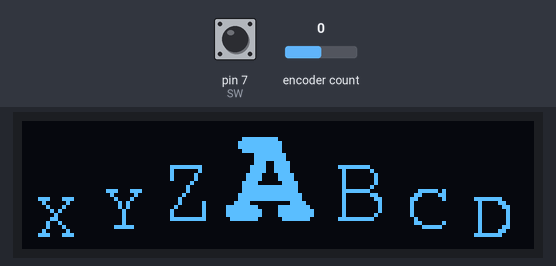
Recording of a sketch running on a simulated Arduino Leonardo, built with avr-gcc and run on an emulated ATmega32U4. On the bench: 128×32 one-colour display. Inputs (shaded band) come from the test bench; at power-on: encoder count 0, pin 7 (SW) HIGH.

Above: at 1.3 s.
1.4 s: encoder count set to 4
At 2.5 s:
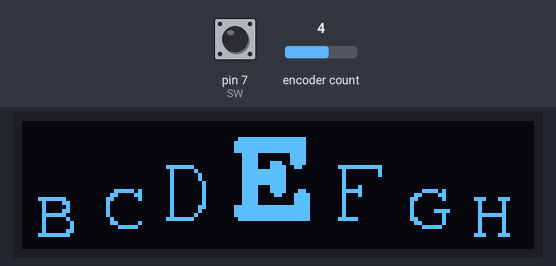
2.9 s: pin 7 (SW) pulled LOW for 1 s
At 4.7 s:
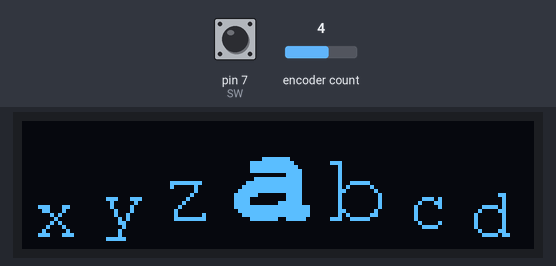
5.7 s: encoder count set to 8
At 6.9 s:
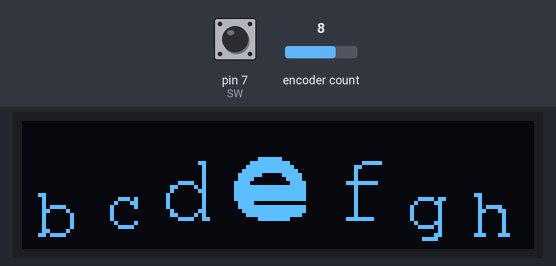
7.2 s: pin 7 (SW) pulled LOW for 3.2 s
At 11.9 s:
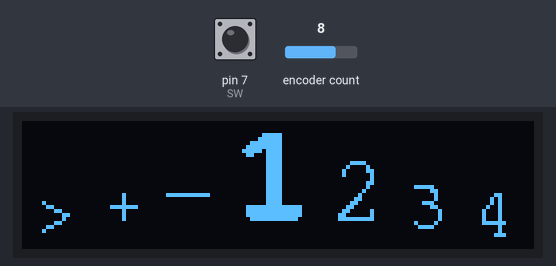
12.2 s: encoder count set to 12
At 13.0 s:
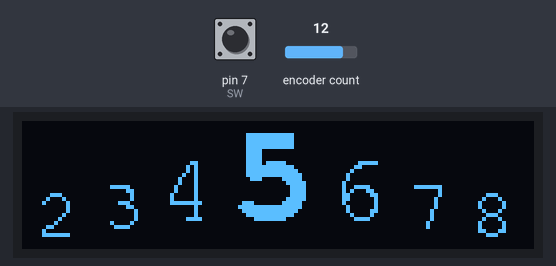
13.7 s: pin 7 (SW) pulled LOW for 1 s
At 16.5 s:
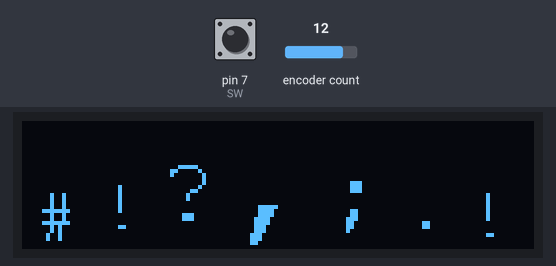
Timing chart, 0 to 17.5 s (numbered marks = the images above; inputs shaded):
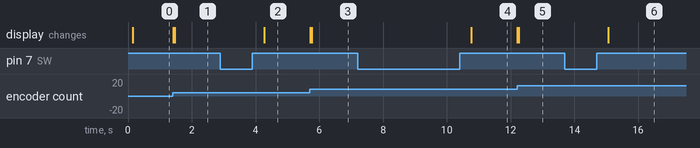

Measured:
- after the input at 1.4 s, the display: first changes at once (image 1 shows a later state)
- after the input at 2.9 s, the display: changes after 1.4 s (image 2)
- after the input at 5.7 s, the display: first changes at once (image 3 shows a later state)
- after the input at 7.2 s, the display: changes after 3.6 s (image 4)
- after the input at 12.2 s, the display: first changes at once (image 5 shows a later state)
- after the input at 13.7 s, the display: changes after 1.4 s (image 6)

The sketch:

rotaryKeyboard.ino
```cpp
#include <Adafruit_SSD1306.h>
#include <Adafruit_GFX.h>
#include <SPI.h>
#include <Wire.h>
#include<Button2.h>
#include <MD_REncoder.h>
#include <Fonts/FreeMono9pt7b.h>
#include <Fonts/FreeMono12pt7b.h>
#include <Fonts/FreeMonoBold18pt7b.h>
#include <Keyboard.h>

MD_REncoder R = MD_REncoder(4, 5);
#define SW 7

#define SCREEN_WIDTH 128
#define SCREEN_HEIGHT 32
#define OLED_RESET     5

Adafruit_SSD1306 display(SCREEN_WIDTH, SCREEN_HEIGHT, &Wire, OLED_RESET);
Button2 b = Button2(SW);
const int characterProType = 26;
int counter;
char ABCitems[4][characterProType] = {
  { 'A', 'B', 'C', 'D', 'E', 'F', 'G', 'H', 'I', 'J', 'K', 'L', 'M', 'N', 'O', 'P', 'Q', 'R', 'S', 'T', 'U', 'V', 'W', 'X', 'Y', 'Z' },
  { 'a', 'b', 'c', 'd', 'e', 'f', 'g', 'h', 'i', 'j', 'k', 'l', 'm', 'n', 'o', 'p', 'q', 'r', 's', 't', 'u', 'v', 'w', 'x', 'y', 'z' },
  { '1', '2', '3', '4', '5', '6', '7', '8', '9', '0', '+', '-', '*', '/', '%', '=', '(', ')', '{', '}', '[', ']', '<', '>', '+', '-' },
  { ',', ';', '.', '!', '?', '@', '&', '#', ',', ';', '.', '!', '?', '@', '&', '#', ',', ';', '.', '!', '?', '@', '&', '#', '!', '?' }
};
char selectedABC[characterProType];
char selected;
boolean doubleClicked;
int selectedABCitemsIndex;


void setup() {
  delay(100);
  Serial.begin(9600);
  b.setClickHandler(clickHandler);
  b.setDoubleClickHandler(doubleClickHandler);
  b.setLongClickHandler(longClickHandler);
  R.begin();
  counter = 0;
  selectedABCitemsIndex = 0;
  memcpy(selectedABC, ABCitems[0], characterProType );
  if (!display.begin(SSD1306_SWITCHCAPVCC, 0x3C)) {
    Serial.println(F("SSD1306 allocation failed"));
    for (;;);
  } else {
    display.clearDisplay();
    display.setTextSize(1);
    display.setTextColor(WHITE);
    drawDisplay(counter);
    display.display();
  }
}

void loop() {
  b.loop();
  uint8_t x = R.read();
  if (x == DIR_CW)
  {
    counter = counter + 1;
    drawDisplay(counter);
  }
  else if (x == DIR_CCW)
  {
    counter = counter - 1;
    drawDisplay(counter);
  }
}

void drawDisplay(int counter) {
  int index = counter >= 0 ? counter % characterProType : counter % characterProType == 0 ? counter % characterProType : characterProType - abs(counter) % characterProType;
  selected = selectedABC[index];
  display.clearDisplay();
  display.setFont(&FreeMonoBold18pt7b);
  display.setCursor (52, 24);
  display.print(selected);
  displayOtherChars(index);
  display.display();
}

void displayOtherChars(int index) {
  int beforeFirst = index - 1;
  if ( beforeFirst < 0 ) {
    beforeFirst = beforeFirst + characterProType;
  }
  int beforeSecond = index - 2;
  if ( beforeSecond < 0 ) {
    beforeSecond = beforeSecond + characterProType;
  }
  int beforeThird = index - 3;
  if ( beforeThird < 0 ) {
    beforeThird = beforeThird + characterProType;
  }
  int afterFirst = index + 1;
  if ( afterFirst >=  sizeof(selectedABC) ) {
    afterFirst = afterFirst - characterProType;
  }
  int afterSecond = index + 2;
  if ( afterSecond >=  sizeof(selectedABC) ) {
    afterSecond = afterSecond - sizeof(selectedABC);
  }
  int afterThird = index + 3;
  if ( afterThird  >=  sizeof(selectedABC) ) {
    afterThird = afterThird - characterProType;
  }

  display.setFont(&FreeMono12pt7b);
  display.setCursor (34, 24);
  display.print(selectedABC[beforeFirst]);
  display.setCursor (77, 24);
  display.print(selectedABC[afterFirst]);
  display.setFont(&FreeMono9pt7b);

  display.setCursor (20, 26);
  display.print(selectedABC[beforeSecond]);
  display.setCursor (96, 26);
  display.print(selectedABC[afterSecond]);

  display.setCursor (3, 28);
  display.print(selectedABC[beforeThird]);
  display.setCursor (112, 28);
  display.print(selectedABC[afterThird]);
}

void clickHandler(Button2& btn) {
  if (doubleClicked) {
    Keyboard.write(selected);
  } else {
    Serial.print(selected);
  }
}

void doubleClickHandler(Button2& btn) {
  doubleClicked = !doubleClicked;
}
void longClickHandler(Button2& btn) {
  unsigned int time = btn.wasPressedFor();
  counter = 0;
  selectedABCitemsIndex += 1;
  if (time > 300) {
    memcpy(selectedABC, ABCitems[selectedABCitemsIndex % 4], characterProType);
    drawDisplay(counter);
  }
}
```
